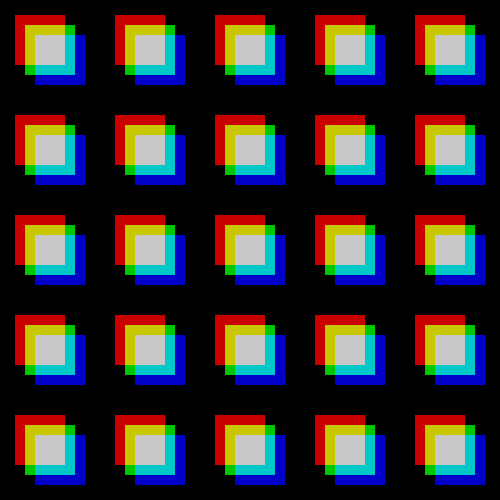
Frame 1 (no input)
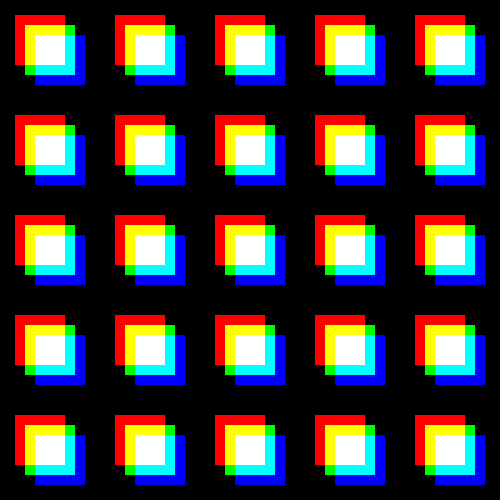
Frame 60 (no input)
Frame 120 (the mouse pressed at the canvas centre since frame 60): identical to frame 60, image omitted

The p5.js sketch that drew these frames (run headless with seeded random() and noise() and a simulated clock; from frame 60 on, the mouse is pressed at the canvas centre):

// p5.js sketch
// ── sketch.js
const DIM = 5
let cellW, shapeW

function setup() {
    createCanvas(500, 500);
    rectMode(CENTER)
    blendMode(ADD)
    noStroke()
    cellW = width / DIM
    shapeW = cellW/2
}

function draw() {
    background(0);
    for (let j = 0; j < DIM; j++) {
        for (let i = 0; i < DIM; i++) {
            const x = cellW * i + cellW / 2
            const y = cellW * j + cellW / 2

            fill(200, 0, 0)
            rect(x - 10, y - 10, shapeW)

            fill(0, 200, 0)
            rect(x, y, shapeW)

            fill(0, 0, 200)
            rect(x + 10, y + 10, shapeW)
        }
    }
}
